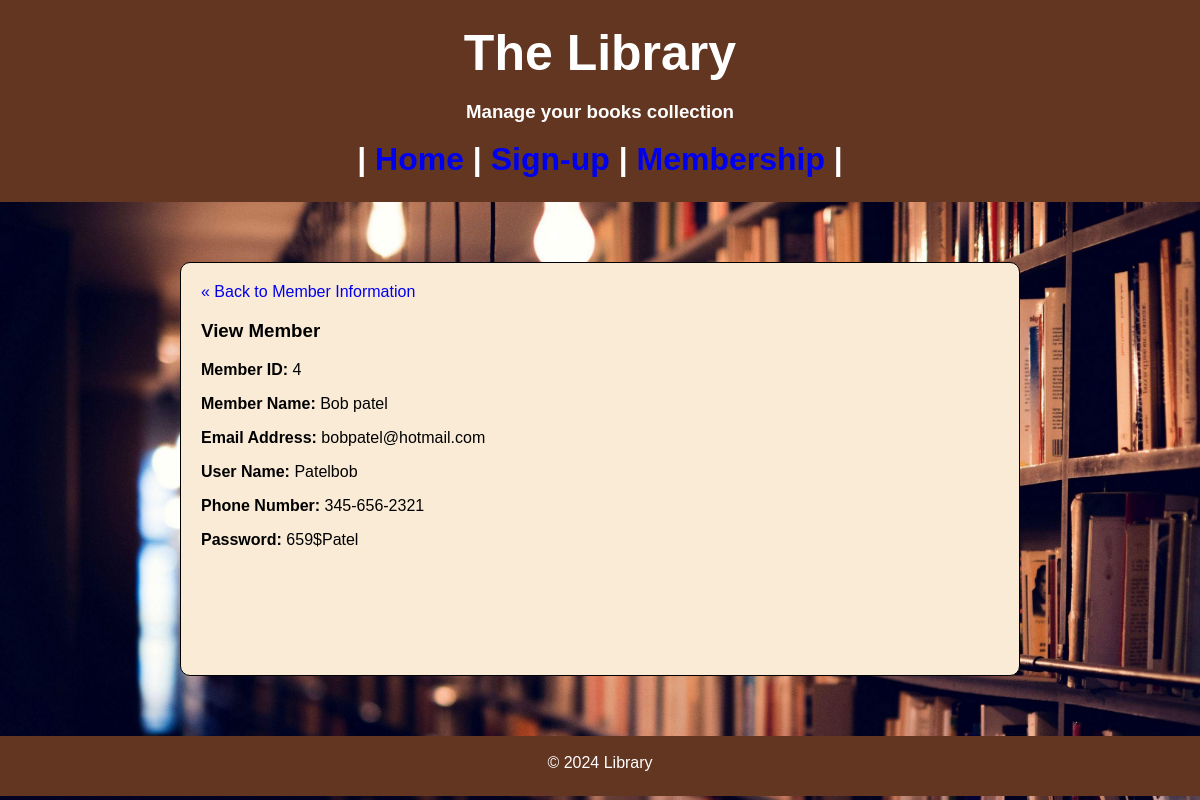
The page /Assignment2/Server/show.php?id=4 on the database its author committed.
### tables this page shows
CREATE TABLE `membership` (
  `id` int(11) NOT NULL,
  `first_name` varchar(100) NOT NULL,
  `last_name` varchar(255) NOT NULL,
  `email_address` varchar(100) NOT NULL,
  `user_name` varchar(25) NOT NULL,
  `phone_number` varchar(20) NOT NULL,
  `password` varchar(100) NOT NULL
);

### Assignment2/Server/show.php (the view, shortened to what this page needs)
<!DOCTYPE html>
<html lang="en">
<head>
  <link rel="stylesheet" href= "<?php echo "../CSS/sign.css"; ?>">
</head>
  <?php
    include "../Server/header.php" ;
    $db = db_connect();
    $id = $_GET['id'] ;
    $sql = "SELECT * FROM membership WHERE id = '$id' ";
    $result_set = mysqli_query($db, $sql);
    $result = mysqli_fetch_assoc($result_set);
  ?>
  <main id="main-mem">
    <div id="content">
      <a class="back-link"  href="membership.php">&laquo; Back to Member Information</a>
      <div class="page show">
      <h3>View Member</h3>
        <div class="attributes">
          <dl>
              <dt><strong>Member ID: </strong><?php echo $result['id']; ?></dt>
          </dl>
          <dl>
            <dt><strong>Member Name: </strong><?php echo $result['first_name']; ?>  <?php echo $result['last_name']; ?> </dt>
          </dl>
          <dl>
            <dt><strong>Email Address: </strong><?php echo $result['email_address']; ?></dt>
          </dl>
          <dl>
            <dt><strong>User Name: </strong><?php echo $result['user_name']; ?></dt>
          </dl>
          <dl>
            <dt><strong>Phone Number: </strong></strong><?php echo $result['phone_number']; ?></dt>
          </dl>
          <dl>
            <dt><strong>Password: </strong><?php echo $result['password']; ?></dt>
          </dl>
        </div>
      </div>
    </div>
  <br>
  <br>
  <br>
  <br>
  <br>
  </main>
  <?php
    include ("footer.php");
  ?>

### Assignment2/CSS/sign.css (style rules this page uses)
body, h1, h2, p { margin: 0; padding: 0; }
* { font-family: 'Arial', sans-serif; text-decoration: none; box-sizing: border-box; }
html, body { height:100%; margin: 0; padding: 0; }
body { background-image: url(/Assignment2/BooksPhotos/Background/books.jpg); background-size: cover; }
#main-mem { background-color: antiquewhite; max-width: 70%; border: 1px solid; border-radius: 10px; margin: 5% auto; font-size: 1em; padding: 20px; box-sizing: border-box; }

### rows shown on the page
membership: id "4", first_name "Bob", last_name "patel", email_address "bobpatel@hotmail.com", user_name "Patelbob", phone_number "345-656-2321", password "659$Patel"
